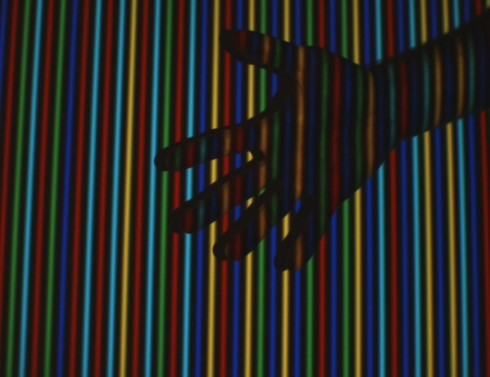
#> input picture intensity_test/images/testStripes2.jpg, 490 x 377 px
$ python stripeDetectionManySigma.py
#> lines starting #> are read from the running program, lines starting #| are printed output that depends on the picture
# Beispiel: Graustufenbild einlesen
import cv2
import numpy as np
import matplotlib.pyplot as plt
from scipy.signal import find_peaks
from scipy.ndimage import gaussian_filter
import os
import time

test_img_num = 2
sigmas = [1, 2, 3]
save_plot = True
save_img = True
one_line = True

def plot_array(arr, name, multiple):
    folder = os.path.dirname(os.path.abspath(__file__))
    img_path = os.path.join(folder, "plots/" + name)
    plt.figure(figsize=(10,5))
    plt.title(name)
    plt.xlabel("x-Pixel")
    plt.ylabel("Helligkeit (0–255)")
    plt.grid(True)
    if multiple:
        for i in range(len(arr)):
            y_scan = arr[i].shape[0] // 2

            plt.plot(arr[i][y_scan, :],  label="Kurve " + str(i+1))
        plt.legend(loc="lower left")
        plt.savefig(img_path, dpi=300, bbox_inches='tight')
        plt.close()
        return arr
    else:
        y_scan = arr.shape[0] // 2
        Img_line = arr[y_scan, :]
        plt.plot(Img_line)
        plt.savefig(img_path, dpi=300, bbox_inches='tight')
        plt.close()
        return Img_line

def plot_color(arr, name):
    folder = os.path.dirname(os.path.abspath(__file__))
    img_path = os.path.join(folder, "plots/" + name)
    plt.figure(figsize=(10,5))
    plt.title(name)
    plt.xlabel("x-Pixel")
    plt.ylabel("Helligkeit (0–255)")
    plt.grid(True)
    y_scan = arr.shape[0]//2
    Img_line = arr[y_scan, :, 0]
    plt.plot(Img_line, "r-")
    Img_line = arr[y_scan, :, 1]
    plt.plot(Img_line, "g-")
    Img_line = arr[y_scan, :, 2]
    plt.plot(Img_line, "b-")
    Img_grayline = cv2.cvtColor(arr, cv2.COLOR_RGB2GRAY)[y_scan]
    plt.plot(Img_grayline, "k-")
    plt.savefig(img_path)
    return arr[y_scan]

def read_image(img_name):       # Img einlesen
#> called with img_name = 2
    folder = os.path.dirname(os.path.abspath(__file__))
    img_path = os.path.join(folder, "images", "testStripes" + str(img_name) + ".jpg")
    I_BGR = cv2.imread(img_path)
#> I_BGR is the input picture: shape (377, 490, 3); mean B, G, R 37.8, 41, 40.4
    I_GRAY  = cv2.cvtColor(I_BGR, cv2.COLOR_BGR2GRAY)
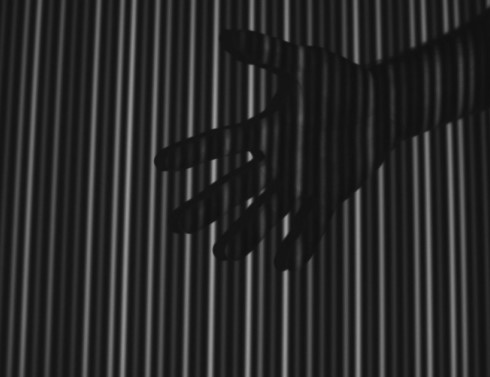
#> I_GRAY: shape (377, 490); min 11, max 161, mean 40.5
    if save_plot:
        plot_array(I_GRAY, "img" + str(test_img_num) + "_Original.png", False)
#> in plot_array, `Img_line = arr[y_scan, :]`: Img_line = 490 values, max 148 at index 127, min 14 at index 353, mean 38.96
#> in plot_array, `plt.savefig(img_path, dpi=300, bbox_inches='tight')`:
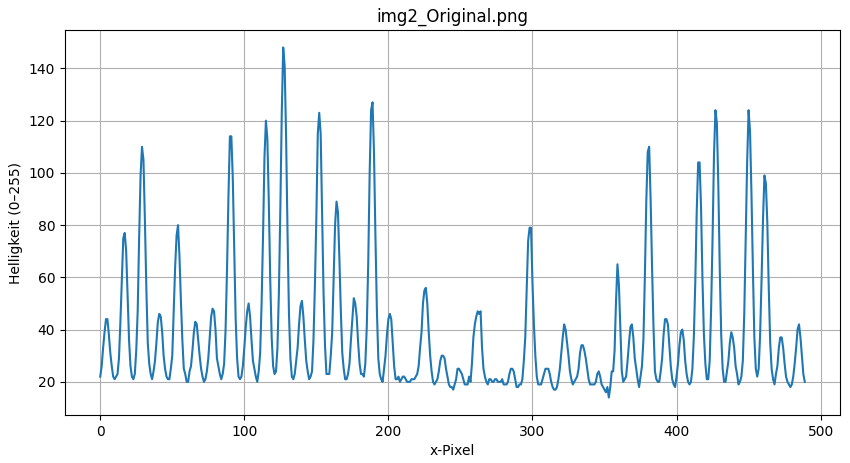
#> figure drawn by matplotlib, 1 panel; curve peaks at x = 127, y = 148
    return I_GRAY, I_BGR

# [106 lines left out: functions img_blurring, img_lambda, img_vesselness, plot_stripes, detect_stripes, not called in this run]

def mark_stripes():     # markiert auf dem Bild die erkannten peaks
    # ===============================
    # Visualisierung
    # ===============================

    plt.figure(figsize=(12, 6))

    # Original Graustufenbild anzeigen
    # OpenCV -> RGB konvertieren, da OpenCV BGR nutzt
    I_rgb = cv2.cvtColor(I_BGR, cv2.COLOR_BGR2RGB)
    '''
    I_rgb_line = I_rgb
    for i in range(len(I_rgb)):
        I_rgb_line[i] = I_rgb[y_scan]

    plt.imshow(I_rgb_line)
    plt.title("Irgb y_scan line")
    folder = os.path.dirname(os.path.abspath(__file__))
    img_path = os.path.join(folder, "images\I_rgb_line.png")
    plt.plot(plot_array(I_rgb, "img" + str(test_img_num) + "_Original.png", False))
    plt.savefig(img_path, dpi=300, bbox_inches='tight')
    plt.close()
    '''

    plt.imshow(I_rgb)
    plt.title("Scanlinie und erkannte Streifen")

    # Scanlinie einzeichnen
    plt.axhline(y_scan, color='lime', linestyle='--', linewidth=1)

    # Peaks als rote Kreuze markieren
    for x in peaks:
        plt.plot(x, y_scan, 'rx', markersize=4, markeredgewidth=1)

    folder = os.path.dirname(os.path.abspath(__file__))
    img_path = os.path.join(folder, "images\output_peaks.png")
    plt.savefig(img_path, dpi=300, bbox_inches='tight')

# [91 lines left out: functions mark_window, color_detection, print_values, color_mapping, colorline_detection, test_accuracy, not called in this run]

I_GRAY, I_BGR = read_image(test_img_num)
I_RGB = cv2.cvtColor(I_BGR, cv2.COLOR_BGR2RGB)
y_scan = I_RGB.shape[0] // 2
#> y_scan = 188
I_max = I_RGB[y_scan].max(axis=1)
#> I_max = 490 values, max 189 at index 189, min 15 at index 353, mean 59.56
peaks, props = find_peaks(I_max, distance=10, height= 30 )
#> peaks = 39 values from 4 to 485; props = 1 item
print(f"Gefundene Peaks: {len(peaks)}")
#| Gefundene Peaks: 39
mark_stripes()
#> the loop in mark_stripes, `for x in peaks:` made 39 passes
#> x on passes 1 to 12: 4, 17, 30, 41, 54, 66, 78, 91, 103, 115, 127, 140
#> in mark_stripes, `plt.savefig(img_path, dpi=300, bbox_inches='tight')`:
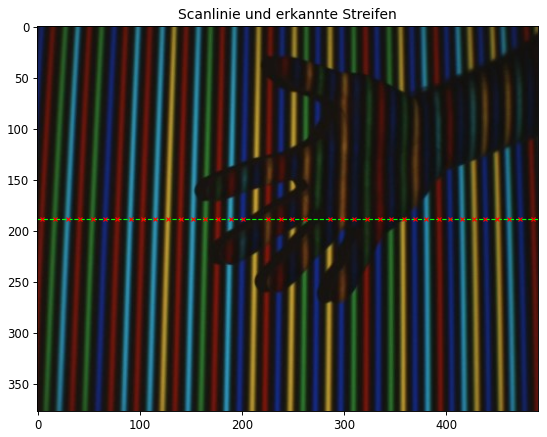
#> figure drawn by matplotlib, 1 panel


if save_plot:
    I_RGB_line = plot_color(I_RGB, "Color_Values")
#> in plot_color, `Img_line = arr[y_scan, :, 0]`: Img_line = 490 values, max 179 at index 127, min 12 at index 411, mean 39.19
#> in plot_color, `Img_line = arr[y_scan, :, 1]`: Img_line = 490 values, max 153 at index 189, min 14 at index 242, mean 39.07
#> in plot_color, `Img_line = arr[y_scan, :, 2]`: Img_line = 490 values, max 189 at index 189, min 2 at index 357, mean 37.74
#> in plot_color, `Img_grayline = cv2.cvtColor(arr, cv2.COLOR_RGB2GRAY)[y_scan]`: Img_grayline = 490 values, max 148 at index 127, min 14 at index 353, mean 38.96
#> in plot_color, `plt.savefig(img_path)`:
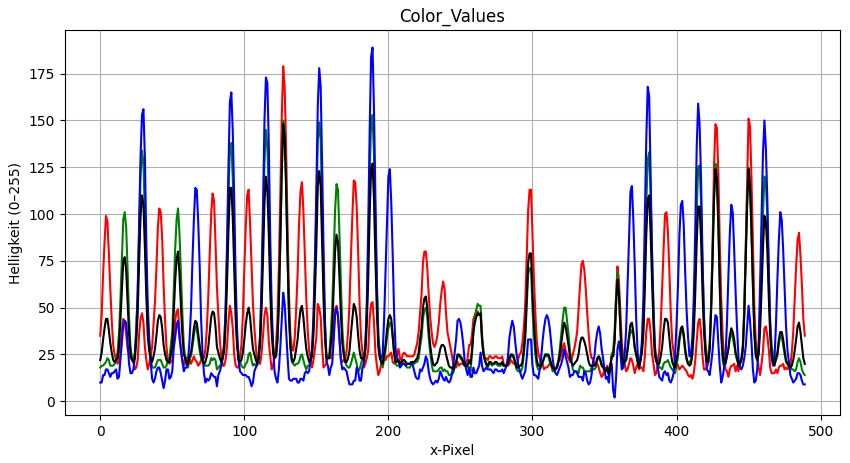
#> figure drawn by matplotlib, 1 panel; curve peaks at x = 127, y = 179; curve peaks at x = 189, y = 153; curve peaks at x = 189, y = 189
#> I_RGB_line = 490 rows, first 8: [35, 18, 10], [46, 19, 10], [68, 19, 14], [85, 20, 14], [99, 21, 17], [96, 23, 17], [79, 22, 15], [60, 19, 13]
    width = I_RGB_line.shape[0]
#> width = 490
    plt.figure(figsize=(width/10, 5))
    I_RGB_stripe = np.stack([I_RGB_line] * 50, axis=0)
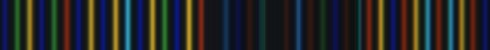
#> I_RGB_stripe: shape (50, 490, 3); mean of channels 0, 1, 2 39.2, 39.1, 37.7; drawn as B, G, R

    plt.imshow(I_RGB_stripe, cmap=None)
    plt.gca().invert_yaxis()
    plt.plot(I_max, color="k", linewidth=1)
    for x in range(len(peaks)):
        plt.plot(peaks[x], I_max[peaks[x]] , 'rx', markersize=3, markeredgewidth=1)
#> this loop made 39 passes
    folder = os.path.dirname(os.path.abspath(__file__))
    img_path = os.path.join(folder, "images/" + "Plot_On_Img")
    plt.savefig(img_path)
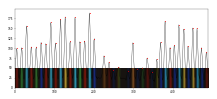
#> figure drawn by matplotlib, 1 panel
